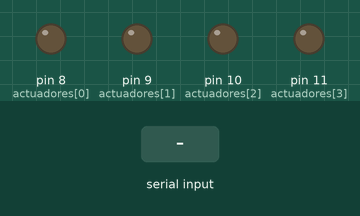
The sketch below on a simulated Arduino Uno, built with avr-gcc and run on an emulated ATmega328P. Shown: output pins drawn as LEDs (lit = HIGH). The test bench sets the inputs (shaded band).

Above: at 1.2 s.
1.3 s: "90,45\n" received over Serial
At 2.1 s:
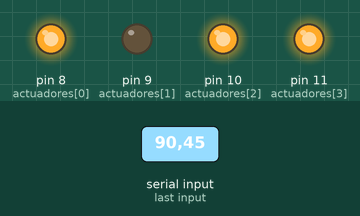
3.8 s: "30,150\n" received over Serial
At 4.6 s:
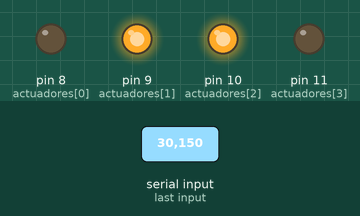
6.3 s: "5\n" received over Serial
At 7.1 s:
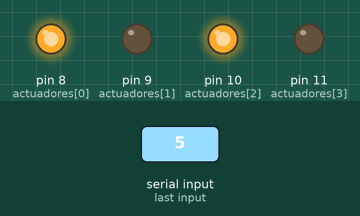
8.8 s: "200\n" received over Serial
At 9.5 s:
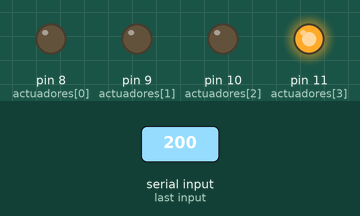
Timing chart, 0 to 11.8 s (numbered marks = the images above; inputs shaded):
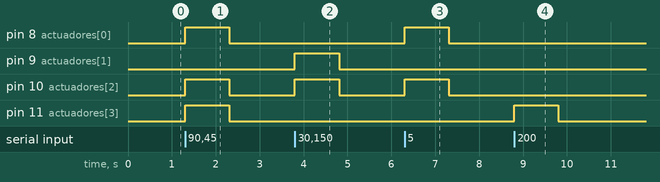

Measured:
- after the input at 1.3 s, pin 8 (actuadores[0]), pin 10 (actuadores[2]), pin 11 (actuadores[3]): LOW → HIGH at once, → LOW 1.0 s later
- after the input at 3.8 s, pin 9 (actuadores[1]), pin 10 (actuadores[2]): LOW → HIGH at once, → LOW 1.0 s later
- after the input at 6.3 s, pin 8 (actuadores[0]), pin 10 (actuadores[2]): LOW → HIGH at once, → LOW 1.0 s later
- after the input at 8.8 s, pin 11 (actuadores[3]): LOW → HIGH at once, → LOW 1.0 s later

The sketch:

p10.ino
```cpp
int actuadores[] = {8, 9, 10, 11};

void setup() {
  for (int i = 0; i < 4; i++) {
    pinMode(actuadores[i], OUTPUT);
  }
  Serial.begin(9600);
}

void loop() {
  if (Serial.available() > 0) {
    int v = Serial.parseInt();
    for (int i = 0; i < 4; i++) {
      digitalWrite(actuadores[i], v & (1 << i) ? HIGH : LOW);
    }
  }
}
```
